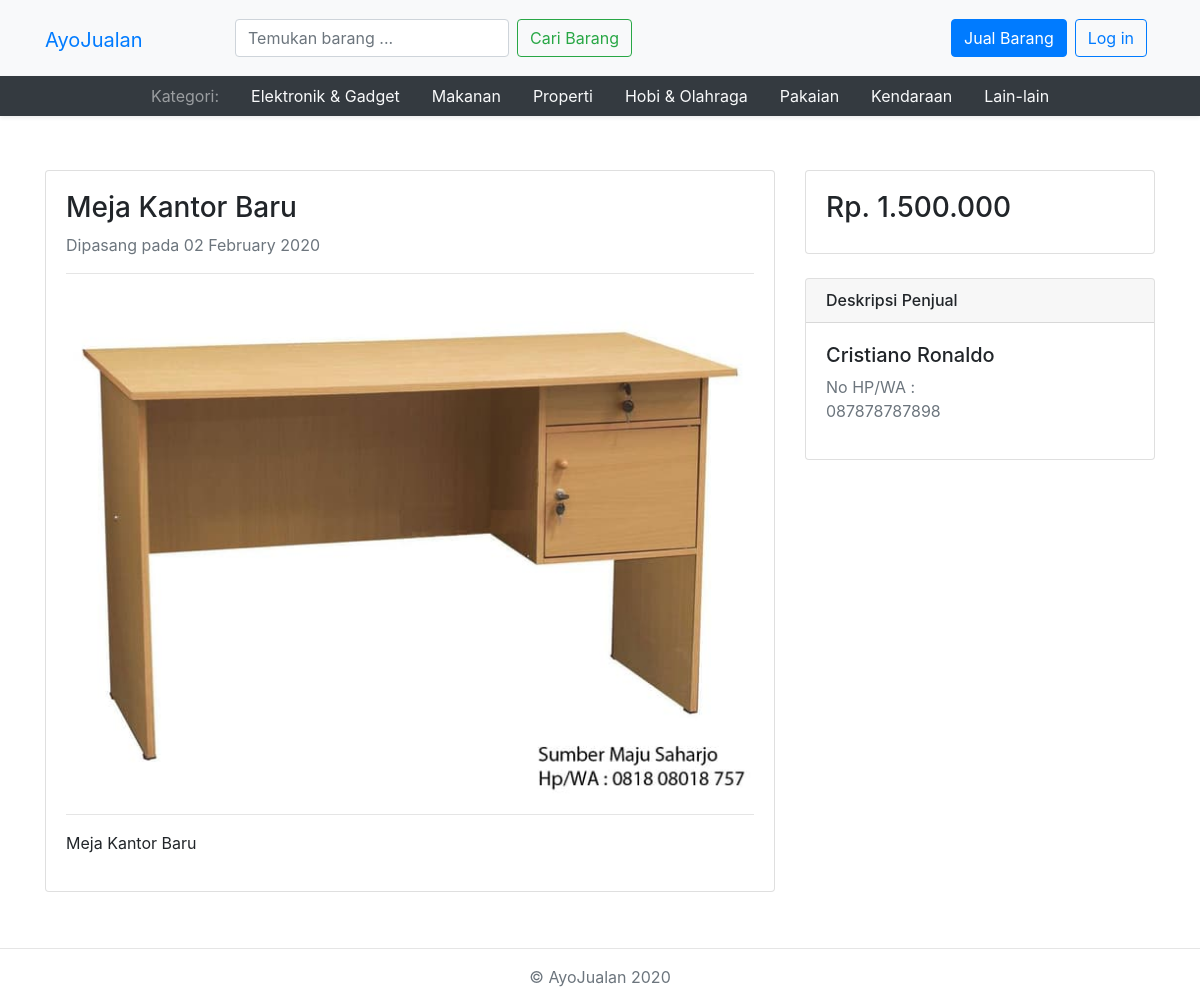
The app's page /public/barang/detail/7 with its own data.
### tables this page shows
CREATE TABLE `kategori` (
  `id` int(2) NOT NULL,
  `nama_kategori` varchar(20) NOT NULL
);

CREATE TABLE `barang` (
  `id` int(6) NOT NULL,
  `created_at` timestamp NOT NULL DEFAULT current_timestamp() ON UPDATE current_timestamp(),
  `nama_barang` varchar(40) NOT NULL,
  `deskripsi_barang` text NOT NULL,
  `img_barang` varchar(255) NOT NULL,
  `harga_barang` varchar(20) NOT NULL,
  `status` enum('Belum Terjual','Terjual') NOT NULL,
  `id_kategori` int(2) NOT NULL,
  `id_user` int(6) NOT NULL
);

CREATE TABLE `user` (
  `id` int(6) NOT NULL,
  `username` varchar(100) NOT NULL,
  `password` varchar(255) NOT NULL,
  `nama_lengkap` varchar(40) NOT NULL,
  `email` varchar(100) NOT NULL,
  `no_hp` varchar(14) NOT NULL
);

### app/core/Controller.php (called while the page is built, shortened)
<?php
class Controller
{
	public function view($view,$data=[])
	{
		$data['kategori'] = $data['kategori'] = $this->model('KategoriModel')->getAllKategori();
		require_once '../app/views/' . $view.'.php';
	}
	public function model($model)
	{
		return new $model;
	}
}

### app/controllers/Barang.php (called while the page is built, shortened)
<?php
class Barang extends Controller
{
  public function detail ($id_barang)
  {
    $data['barang'] = $this->model('BarangModel')->getDetailBarang($id_barang);
    $data['user'] = $this->model('UserModel')->getDetailUser($data['barang']['id_user']);
    $this->view('templates/start');
    $this->view('barang/detail_barang', $data);
  }
}

### app/core/App.php (called while the page is built, shortened)
<?php
class App{
	protected $method='index';
	protected $params=[];
	public function __construct() {
		$url= $this->parseURL();
		if(file_exists('../app/controllers/' . ucfirst($url[0]).'.php')) {
			unset($url[0]);
		}
		$this->controller=new $this->controller;
		if(isset($url[1])) {
			if(method_exists($this->controller, $url[1]))
			{
				$this->method=$url[1];
				unset($url[1]);
			}
		}
		if(!empty($url)) {
			$this->params=array_values($url);
		}
		call_user_func_array([$this->controller,$this->method],$this->params);
	}
	public function parseURL() {
		if(isset($_GET['url'])) {
			$url=rtrim($_GET['url'],'/');
			$url=filter_var($url, FILTER_SANITIZE_URL);
			$url=explode('/', $url);
			return $url;
		}
	}
}

### public/index.php (called while the page is built, shortened)
<?php
  $app=new App;
?>

### app/core/Database.php (called while the page is built, shortened)
<?php
class Database{
	private $host=DB_HOST;
	private $user=DB_USER;
	private $pass=DB_PASS;
	private $db_name=DB_NAME;
	private $dbh;
	private $stmt;
	public function __construct() {
		$dsn='mysql:host='.$this->host.';dbname='.$this->db_name;
		$option=[
			PDO::ATTR_PERSISTENT=>true,
			PDO::ATTR_ERRMODE=>PDO::ERRMODE_EXCEPTION
		];
		try {
			$this->dbh=new PDO($dsn,$this->user,$this->pass,$option);
		} catch(PDOException $e) {
			die($e->getMessage());
		}
	}
	public function query($query) {
		$this->stmt=$this->dbh->prepare($query);
	}
	public function bind($param,$value,$type=null) {
		if (is_null($type)) {
			switch (true) {
				default:
					$type=PDO::PARAM_STR;
			}
		}
		$this->stmt->bindValue($param,$value,$type);
	}
	public function execute() {
		$this->stmt->execute();
	}
	public function resultSet() {
		$this->execute();
		return $this->stmt->fetchAll(PDO::FETCH_ASSOC);
	}
	public function single() {
		$this->execute();
		return $this->stmt->fetch(PDO::FETCH_ASSOC);
	}
}

### app/models/KategoriModel.php (called while the page is built, shortened)
<?php
class KategoriModel {
	private $table = 'kategori';
	private $db;
	public function __construct()
	{
		$this->db = new Database;
  }
  public function getAllKategori()
  {
    $this->db->query("SELECT * FROM $this->table");
    return $this->db->resultSet();
  }
}

### app/models/BarangModel.php (called while the page is built, shortened)
<?php
class BarangModel {
	private $table = 'barang';
	private $db;
	public function __construct()
	{
		$this->db = new Database;
  }
  public function getDetailBarang($id_barang)
  {
    $this->db->query("SELECT * FROM $this->table where id=:id_barang");
    $this->db->bind('id_barang', $id_barang);
    return $this->db->single();
  }
}

### app/models/UserModel.php (called while the page is built, shortened)
<?php
class UserModel {
	private $table = 'user';
	private $db;
	public function __construct()
	{
		$this->db = new Database;
  }
  public function getDetailUser($id_user)
  {
    $query = "SELECT * FROM $this->table WHERE id=:id_user";
		$this->db->query($query);
		$this->db->bind('id_user', $id_user);
		return $this->db->single();
  }
}

### app/views/templates/start.php (the view, shortened to what this page needs)
<!DOCTYPE html>
<html>
<head>
	<link rel="stylesheet" href="<?= BASE_URL; ?>/css/bootstrap.css">
</head>
<body>
	<header class="blog-header py-3 bg-light">
		<div class="container">
			<div class="row align-items-center">
				<div class="col-md-2 pt-1">
					<a class="navbar-brand" href="<?= BASE_URL ?>">AyoJualan</a>
				</div>
				<div class="col-md-5 text-center">
					<form class="form-inline mt-5 mt-md-0" method="POST" action="<?=BASE_URL?>/barang/cari">
						<input type="text" name="keyword" placeholder="Temukan barang ..." class="form-control mr-sm-2">
						<button class="btn btn-outline-success my-2 mt-2 my-sm-0" type="submit">Cari Barang</button>
					</form>
				</div>
				<div class="col-md-5 d-flex justify-content-end align-items-left">
					<a class="btn btn-primary mr-2" href="<?= BASE_URL ?>/barang/jual">Jual Barang</a>
					<?php if(!isset($data['user_session'])) : ?>
						<a class="btn btn-outline-primary mr-2" href="<?= BASE_URL ?>/user/login">Log in</a>
					<?php endif ?>
				</div>
			</div>
		</div>
	</header>
	<div class="bg-dark shadow-sm d-flex align-items-center justify-content-center">
			<nav class="nav nav-underline">
				<a class="nav-link text-white-50"><span>Kategori:</span></a>
				<?php foreach ($data['kategori'] as $kategori) : ?>
					<a class="nav-link text-light" href="<?= BASE_URL.'/barang/kategori/'.$kategori['id'] ?>"><?= $kategori['nama_kategori'] ?></a>
				<?php endforeach; ?>
			</nav>
	</div>

### app/views/barang/detail_barang.php
<main>
  <div class="container">
    <div class="row">
      <div class="col-lg-8">
        <div class="card my-4">
          <div class="card-body">
            <h3 class="mb-2"><?= $data['barang']['nama_barang']?></h3>
            <p class="text-muted"> Dipasang pada <?= date_format(date_create($data['barang']['created_at']), 'd F Y') ?></p>
            <hr>
            <img class="img-fluid rounded" src="<?= BASE_URL . '/img/' . $data['barang']['img_barang'] ?>">
            <hr>
            <p><?= $data['barang']['deskripsi_barang'] ?></p>
          </div>
        </div>
      </div>
      <div class="col-lg-4">
        <div class="card my-4">
          <div class="card-body">
            <h3>Rp. <?= number_format($data['barang']['harga_barang'],0,',','.') ?></h3>
          </div>
        </div>
        <div class="card my-4">
          <h6 class="card-header">Deskripsi Penjual</h6>
          <div class="card-body">
            <h5><?= $data['user']['nama_lengkap'] ?></h5>
            <p class="text-muted">No HP/WA : <br> <?= $data['user']['no_hp'] ?></p>
          </div>
        </div>
      </div>
    </div>
  </div>
</main>

### app/views/templates/start.php (style rules this page uses)
main > .container, main > .form { margin-top: 30px; }
.container { width: auto; padding: 0 15px; }

### records on screen
kategori: nama_kategori "Elektronik & Gadget"
kategori: nama_kategori "Makanan"
kategori: nama_kategori "Properti"
kategori: nama_kategori "Hobi & Olahraga"
kategori: nama_kategori "Pakaian"
kategori: nama_kategori "Kendaraan"
kategori: nama_kategori "Lain-lain"
barang: nama_barang "Meja Kantor Baru", created_at "02 February 2020", img_barang (picture), deskripsi_barang "Meja Kantor Baru", harga_barang "1.500.000"
user: nama_lengkap "Cristiano Ronaldo", no_hp "087878787898"
